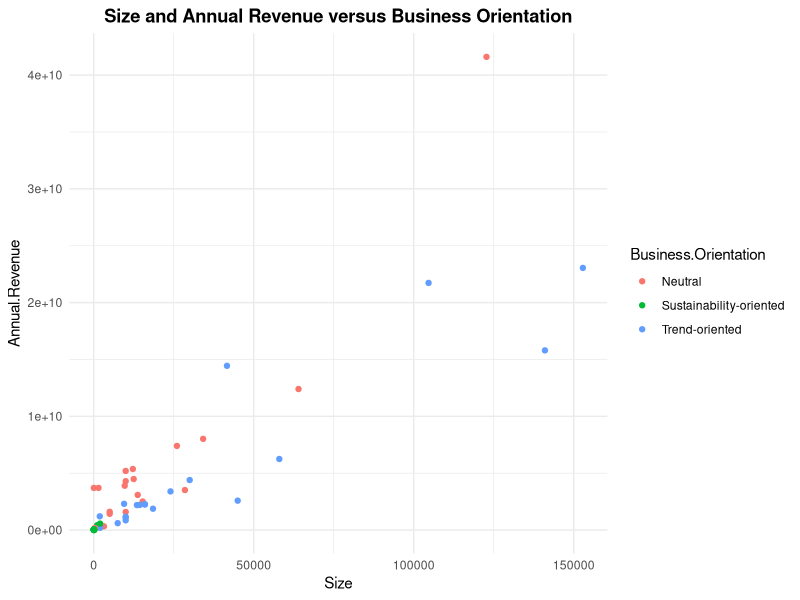
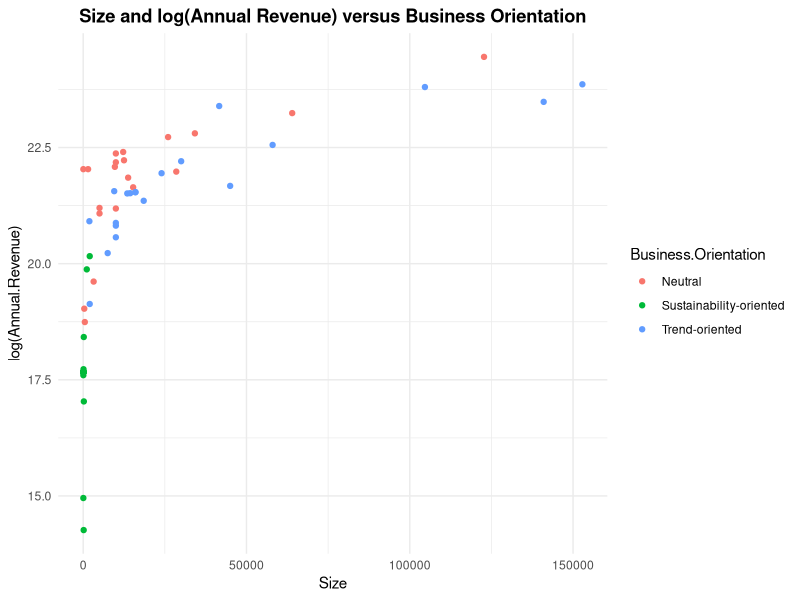
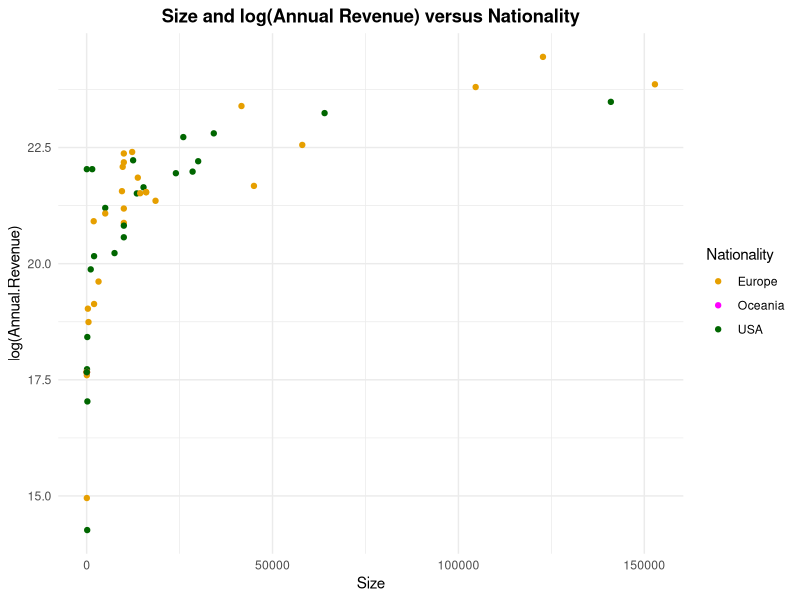
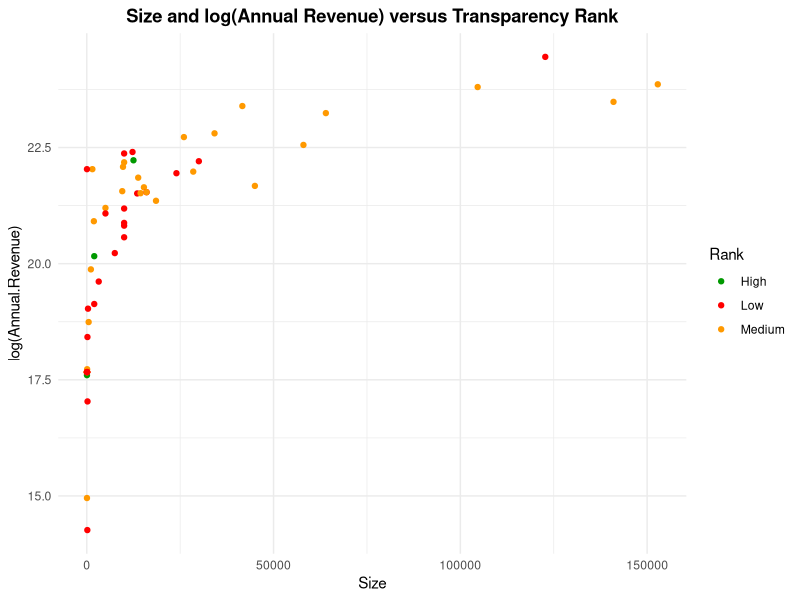
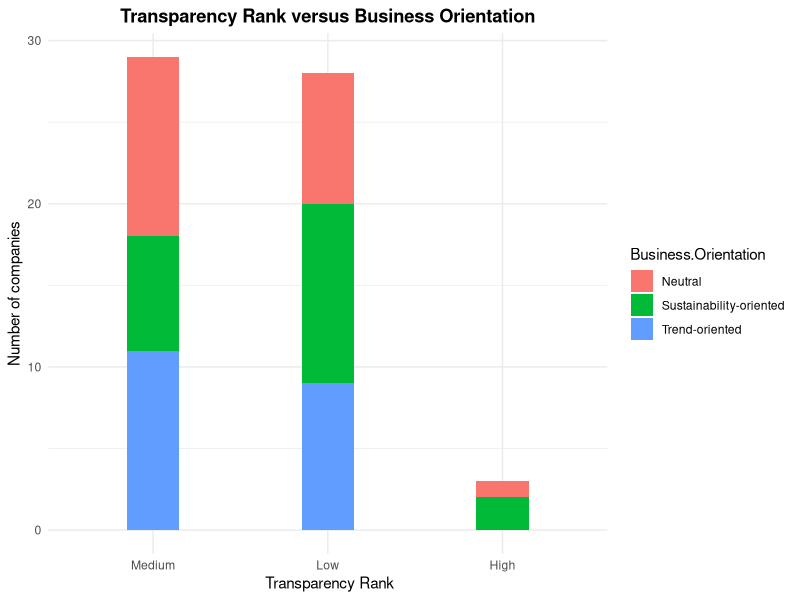
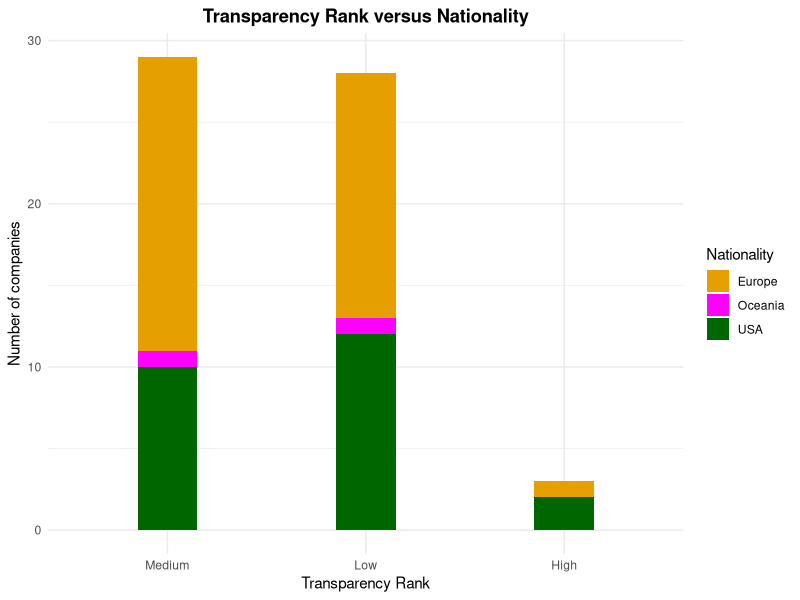
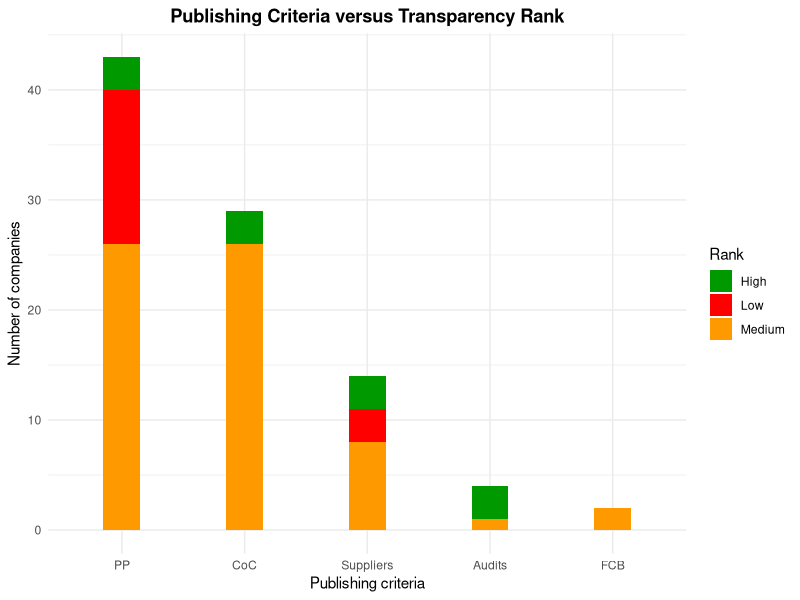
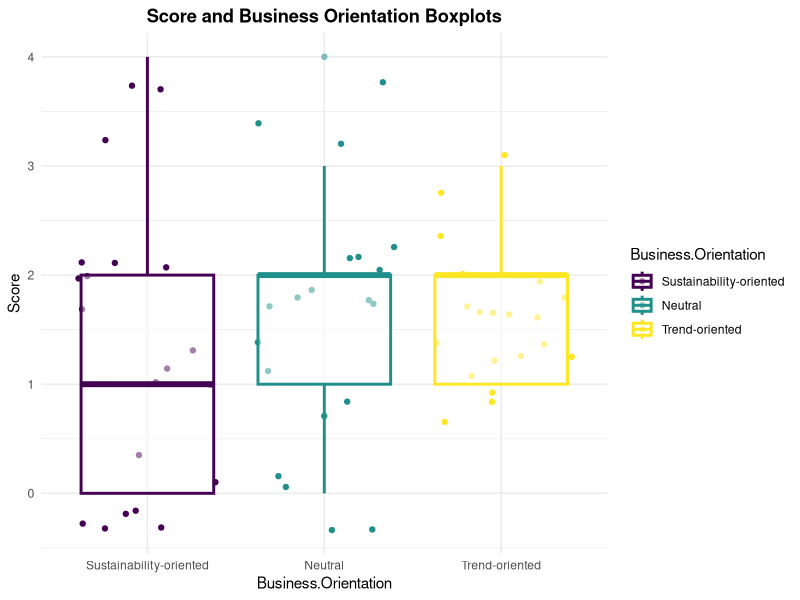

Source code (R) for these figures, in order:
## ---- chunk 1
# Setting the correct working directory
setwd('C:\\Users\\Denis Bozic\\Desktop\\Data Practice\\Supply Chain Transparency')
## ---- chunk 2
# Assigning the .csv data into a variable
initial_data <- read.csv('supplychaindata.csv')
## ---- chunk 3
# Exploring the columns and the first few rows:
head(initial_data)
## ---- chunk 4
# Exploring the structure of the dataframe
str(initial_data)
## ---- chunk 5
# Dropping the two columns by assigning NULL 
initial_data$Size.Source <- NULL
initial_data$Revenue.Source <- NULL
## ---- chunk 6
# Checking again for adjusted data
head(initial_data)
## ---- chunk 7
#Levels of Nationality 
levels(initial_data$Nationality)
## ---- chunk 8
#Levels of Business Orientation
levels(initial_data$Business.Orientation)
## ---- chunk 9
#Levels of Rank
levels(initial_data$Rank)
## ---- chunk 10
# Let's find if there are any missing values
initial_data[!complete.cases(initial_data),]
## ---- chunk 11
# Let's check for all places where we also have 0s
initial_data[initial_data$Size == 0 | initial_data$Annual.Revenue==0,]
## ---- chunk 12
# Extract the overall median of the dataframa with non-zero values in Size.
# We remember to include also the NA value for Scotch & Soda.

med_size <- median(initial_data[initial_data$Size != 0 & !is.na(initial_data$Size), "Size"])
med_size
## ---- chunk 13
# Median size for sustainability-oriented businesses
med_size_sus <- median(initial_data[initial_data$Size != 0 & !is.na(initial_data$Size) & 
                      initial_data$Business.Orientation == 'Sustainability-oriented' , "Size"])
med_size_sus

## ---- chunk 14
# Median size for neutral businesses
med_size_neu <- median(initial_data[initial_data$Size != 0 & !is.na(initial_data$Size) & 
                      initial_data$Business.Orientation == 'Neutral' , "Size"])
med_size_neu

## ---- chunk 15
# Median size for trend--oriented businesses
med_size_tre <- median(initial_data[initial_data$Size != 0 & !is.na(initial_data$Size) & 
                      initial_data$Business.Orientation == 'Trend-oriented' , "Size"])
med_size_tre

## ---- chunk 16
# Extract the overall median of the dataframa with non-zero values in Annual Revenue.

med_revenue <- median(initial_data[initial_data$Annual.Revenue != 0 & 
                                     !is.na(initial_data$Annual.Revenue), "Annual.Revenue"])
med_revenue
## ---- chunk 17
# Median annual revenue for sustainability-oriented businesses
med_revenue_sus <- median(initial_data[initial_data$Annual.Revenue != 0 & 
                      !is.na(initial_data$Annual.Revenue) & 
                      initial_data$Business.Orientation == 'Sustainability-oriented' , "Annual.Revenue"])
med_revenue_sus
## ---- chunk 18
# Median annual revenue for neutral businesses
med_revenue_neu <- median(initial_data[initial_data$Annual.Revenue != 0 & 
                      !is.na(initial_data$Annual.Revenue) & 
                      initial_data$Business.Orientation == 'Neutral' , "Annual.Revenue"])
med_revenue_neu
## ---- chunk 19
# Median annual revenue for trend-oriented businesses
med_revenue_tre <- median(initial_data[initial_data$Annual.Revenue != 0 & 
                      !is.na(initial_data$Annual.Revenue) & 
                      initial_data$Business.Orientation == 'Trend-oriented' , "Annual.Revenue"])
med_revenue_tre
## ---- chunk 20
# Imputating size for sustainability brands
initial_data[initial_data$Business.Orientation == "Sustainability-oriented" & 
               initial_data$Size == 0,"Size"] <- med_size_sus
initial_data[initial_data$Business.Orientation == 'Sustainability-oriented',]
## ---- chunk 21
# Imputating size for neutral brands
initial_data[initial_data$Business.Orientation == "Neutral" & 
               initial_data$Size == 0,"Size"] <- med_size_neu
initial_data[initial_data$Business.Orientation == 'Neutral',]
## ---- chunk 22
# Imputating size for trend-oriented brands
initial_data[initial_data$Business.Orientation == "Trend-oriented" & 
               is.na(initial_data$Size),"Size"] <- med_size_tre
initial_data[initial_data$Business.Orientation == 'Trend-oriented',]
## ---- chunk 23
# Let's check how the dataset looks now.
initial_data
## ---- chunk 24
# Imputating revenue for sustainability brands
initial_data[initial_data$Business.Orientation == "Sustainability-oriented" & 
               initial_data$Annual.Revenue == 0,"Annual.Revenue"] <- med_revenue_sus
initial_data[initial_data$Business.Orientation == 'Sustainability-oriented',]
## ---- chunk 25
# Imputating revenue for neutral brands
initial_data[initial_data$Business.Orientation == "Neutral" & 
               initial_data$Annual.Revenue == 0,"Annual.Revenue"] <- med_revenue_neu
initial_data[initial_data$Business.Orientation == 'Neutral',]
## ---- chunk 26
# Imputating revenue for trend-oriented brands
initial_data[initial_data$Business.Orientation == "Trend-oriented" & 
               initial_data$Annual.Revenue == 0,"Annual.Revenue"] <- med_revenue_tre
initial_data[initial_data$Business.Orientation == 'Trend-oriented',]
## ---- chunk 27
# Let's check how the dataset looks now.
initial_data
## ---- chunk 28
# Defining the unfactorize function

unfactorize <- function(data){
  for(i in which(sapply(data, class) == "factor")){
    data[[i]] = as.character(data[[i]])
  }
  return(data)
}
## ---- chunk 29
# Unfactorizing the data and storing in a new variable

unfactorized_data <- unfactorize(initial_data)
unfactorized_data
## ---- chunk 30
# Transforming into binomial distribution
unfactorized_data[unfactorized_data == "Yes"] <- 1
unfactorized_data[unfactorized_data == "No"] <- 0
unfactorized_data
## ---- chunk 31

# We will first rename all instances of Australia and New Zealand to Oceania
unfactorized_data[unfactorized_data$Nationality == 'Australia' |
                    unfactorized_data$Nationality == 'New Zealand', "Nationality"] <- "Oceania"

# Then we take a reverse approach, and convert all non-US and non-Oceania entires to Europe
unfactorized_data[unfactorized_data$Nationality != 'USA' &
                    unfactorized_data$Nationality != 'Oceania', "Nationality"] <- "Europe"

unfactorized_data

## ---- chunk 32
#Let's also transform all the numeric-based character data into actual numeric data
unfactorized_data[,c(5,6,7,8,9,11)] <- as.numeric(unlist(unfactorized_data[,c(5,6,7,8,9,11)]))
unfactorized_data
## ---- chunk 33
# We will first define a reverse function of unfactorized

factorize <- function(data){
  for(i in which(sapply(data, class) == "character")){
    data[[i]] = as.factor(data[[i]])
  }
  return(data)
}
## ---- chunk 34
# Putting everything into a final data frame through factorize function

data <- factorize(unfactorized_data)
data
## ---- chunk 35
#Loading the ggplot2 library
library(ggplot2)
## ---- chunk 36
#Scatter against Business Orientation - original
scatter1 <- ggplot(data, aes(x=Size, y=Annual.Revenue)) + 
            geom_point(aes(colour=Business.Orientation)) +
            ggtitle("Size and Annual Revenue versus Business Orientation") +
            theme_minimal() +
            theme(plot.title=element_text( hjust=0.5, vjust=0.8, face='bold'))
scatter1
## ---- chunk 37
#Scatter against Business Orientation

scatter2 <- ggplot(data, aes(x=Size, y=log(Annual.Revenue))) + 
            ggtitle("Size and log(Annual Revenue) versus Business Orientation") +
            geom_point(aes(colour=Business.Orientation)) +
            theme_minimal() +
            theme(plot.title=element_text( hjust=0.5, vjust=0.8, face='bold'))
scatter2
## ---- chunk 38
#Scatter against Nationality

scatter3 <- ggplot(data, aes(x=Size, y=log(Annual.Revenue))) + 
            geom_point(aes(colour=Nationality)) +
            ggtitle("Size and log(Annual Revenue) versus Nationality") +
            scale_color_manual(values=c("#E69F00", "#ff00ff", "#006600")) + 
            theme_minimal() +
            theme(plot.title=element_text( hjust=0.5, vjust=0.8, face='bold'))
scatter3

## ---- chunk 39
#Scatter against Rank

scatter4 <- ggplot(data, aes(x=Size, y=log(Annual.Revenue))) + 
            geom_point(aes(colour=Rank)) +
            ggtitle("Size and log(Annual Revenue) versus Transparency Rank") +
            scale_color_manual(values=c("#009900", "#ff0000", "#ff9900")) +
            theme_minimal() +
            theme(plot.title=element_text( hjust=0.5, vjust=0.8, face='bold'))
scatter4
## ---- chunk 40

# Loading forcats package

library(forcats)

# Countplot against business orientation

count1 <- ggplot(data, aes(x=fct_infreq(Rank))) + 
          geom_bar(aes(fill=Business.Orientation), width=0.3) +
          ggtitle("Transparency Rank versus Business Orientation") +
          xlab(" Transparency Rank") +
          ylab("Number of companies") +
          theme_minimal() +
          theme(plot.title=element_text( hjust=0.5, vjust=0.8, face='bold'))
count1
## ---- chunk 41

# Countplot against nationality

count2 <- ggplot(data, aes(x=fct_infreq(Rank))) + 
          geom_bar(aes(fill=Nationality), width=0.3) +
          scale_fill_manual(values=c("Europe" = "#E69F00", "Oceania"= "#ff00ff", "USA"= "#006600")) +
          ggtitle("Transparency Rank versus Nationality") +
          xlab("Transparency Rank") +
          ylab("Number of companies") +
          theme_minimal() +
          theme(plot.title=element_text( hjust=0.5, vjust=0.8, face='bold'))
count2
## ---- chunk 42
#High
data[data$Rank=="High",]
## ---- chunk 43
#Medium
data[data$Rank=="Medium",]
## ---- chunk 44
#Low
data[data$Rank=="Low",]
## ---- chunk 45

#Subsetting the dataframe
criteria <- data[, c(5,6,7,8,9,12)]

#Simplifying the column names
colnames(criteria) <- c("Suppliers", "CoC", "Audits", "FCB", "PP", "Rank")

#Calling the new dataframe
criteria
## ---- chunk 46
# Calling the advanced data manipulation packages
library(tidyr)
library(dplyr)
## ---- chunk 47
# Now we need to count how many times we see "1"s in the columns for publishing criteria

criteria %>%
  select(Suppliers, CoC, Audits, FCB, PP, Rank) %>%
  gather(key, value, Suppliers:PP) %>%
  filter(value == 1) %>%
  ggplot(aes(fct_infreq(key)), ..count..) +
  geom_bar(width=0.3, aes(fill=Rank)) +
  scale_fill_manual(values=c("#009900", "#ff0000", "#ff9900")) +
  ggtitle("Publishing Criteria versus Transparency Rank") +
  xlab("Publishing criteria") +
  ylab("Number of companies") +
  theme_minimal() +
  theme(plot.title=element_text( hjust=0.5, vjust=0.8, face='bold'))

## ---- chunk 48
data[data$Full.cost.breakdown.published.==1,]
## ---- chunk 49
data[data$Audits.published.==1,]
## ---- chunk 50
#Sustainability-oriented
data[data$Business.Orientation=="Sustainability-oriented",]
## ---- chunk 51
#Neutral
data[data$Business.Orientation=="Neutral",]
## ---- chunk 52
#Trend-oriented
data[data$Business.Orientation=="Trend-oriented",]
## ---- chunk 53
#Extracting a new dataframe

anova_data <- data[,c(10,11)]
anova_data
## ---- chunk 54
# Checking order of the Business Orientation levels
levels(anova_data$Business.Orientation)
## ---- chunk 55
# Let's reorder them

anova_data$Business.Orientation <- ordered(anova_data$Business.Orientation,
                          levels = c("Sustainability-oriented", "Neutral", "Trend-oriented"))
levels(anova_data$Business.Orientation)
## ---- chunk 56
# Let's compute summary statistics by Busines Orientation group

group_by(anova_data, Business.Orientation) %>%
  summarise(
    count = n(),
    mean = mean(Score),
    st_dev = sd(Score)
  )
## ---- chunk 57
# Let's visualize these statistics throught box-plots

boxplot1 <- ggplot(anova_data, aes(x=Business.Orientation, y=Score, colour=Business.Orientation)) +
           ggtitle("Score and Business Orientation Boxplots") +
           geom_jitter() +
           geom_boxplot(size=1, alpha=0.5) +
           theme_minimal() +
           theme(plot.title=element_text( hjust=0.5, vjust=0.8, face='bold'))
boxplot1        
## ---- chunk 58
# Mean-with-SE plot
library(ggpubr)
ggline(anova_data, x = "Business.Orientation", y = "Score", 
       add = c("mean_se", "jitter"), 
       order = c("Sustainability-oriented", "Neutral", "Trend-oriented"),
       ylab = "Score", xlab = "Business.Orientation")
## ---- chunk 59
# ANOVA analysis
anova <- aov(Score ~ Business.Orientation, data = anova_data)
# Summary of the analysis
summary(anova)
